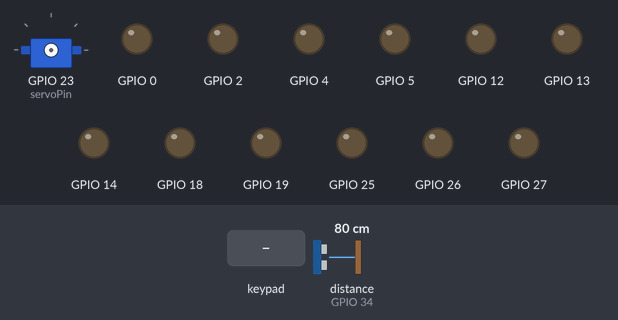
Bench run of a sketch on a simulated ESP32. Parts: servo, output pins drawn as LEDs (lit = HIGH). Wiring (inferred from the names in the program): ultrasonic range finder: trigger GPIO 33; echo GPIO 34. The test bench sets the inputs (shaded band); at power-on: distance to the obstacle (sensor on GPIO 34) 80 cm. The echo pulse lasts 58.3 µs per cm; servo pulses on a pin are drawn as a servo (544–2400 µs = 0–180°); pins used as bus, display or sensor lines are not drawn.

Above: at 1.2 s.
1.3 s: key 'U' pressed
At 1.56 s:
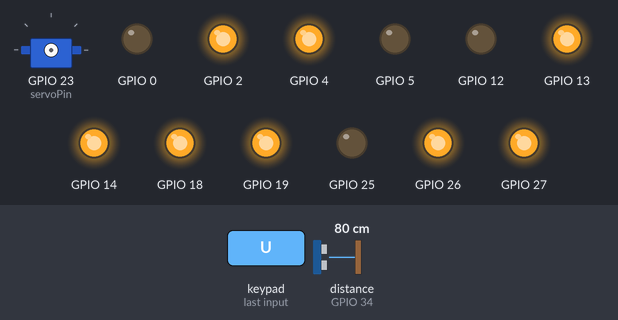
3.2 s: key 'D' pressed
At 3.45 s:
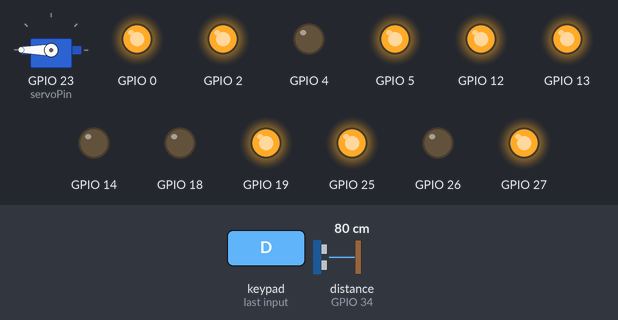
5.1 s: key 'L' pressed
At 5.34 s:
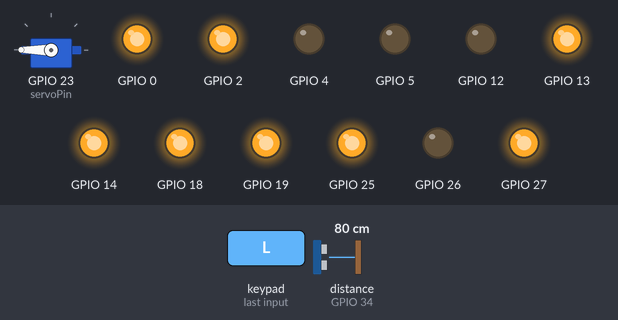
7.0 s: key 'R' pressed
At 7.23 s:
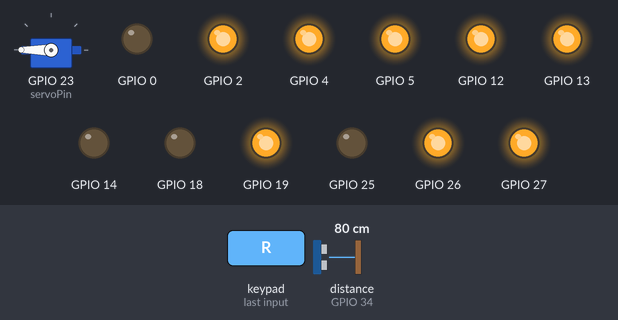
8.9 s: key 'U' pressed
At 10.1 s:
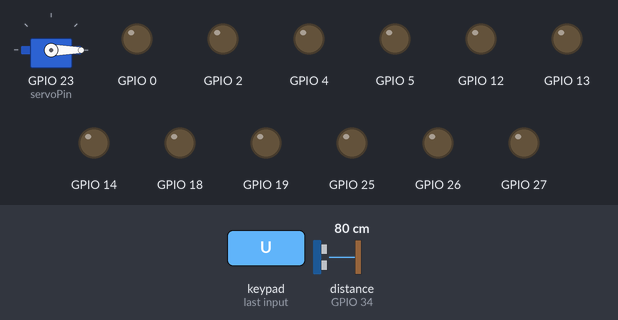
10.9 s: key 'L' pressed
At 11.18 s:
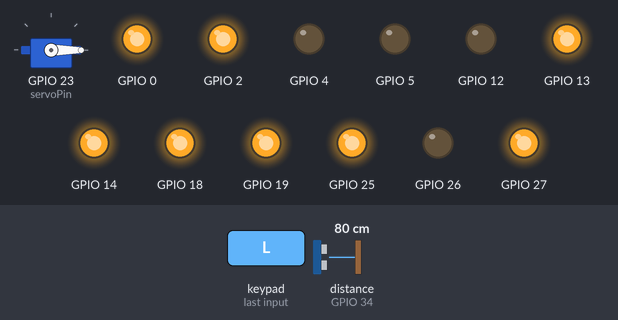
Timing chart, 0 to 13.9 s (numbered marks = the images above; inputs shaded):
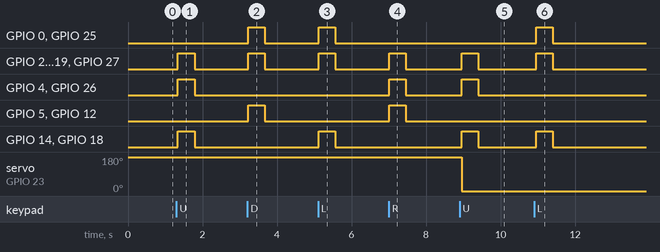

The sketch:

CONTROL_COMPLETO.ino
```cpp
#include <DabbleESP32.h>

//Ultrasonidos pines
const int Trigger = 33;
const int Echo = 34;

// servo pines
const int servoPin = 23;
const int servoChannel = 0;
const int servoFreq = 50;
const int servoResolution = 16;

// Posicion inicial del servo
int posicionServo = 0;

// Estructura motores
struct Motor {
  int in1;
  int in2;
  int en;
};

// Motores pines
Motor motorA = {26, 25, 27};
Motor motorB = {14, 12, 13};
Motor motorC = {18, 5, 19};
Motor motorD = {4, 0, 2};

// Configuración Bluetooth
#define BLUETOOTH_NAME "DabbleESP32Car"


void setupMotor(Motor m) {
  pinMode(m.in1, OUTPUT);
  pinMode(m.in2, OUTPUT);
  pinMode(m.en, OUTPUT);
}

//Direcion motor
void setMotor(Motor m, int direction, int speed) {
  speed = constrain(speed, 0, 255);

  if (direction == 1) { // adelante
    digitalWrite(m.in1, HIGH);
    digitalWrite(m.in2, LOW);

  } else if (direction == -1) { // atrás
    digitalWrite(m.in1, LOW);
    digitalWrite(m.in2, HIGH);

  } else { // parado
    digitalWrite(m.in1, LOW);
    digitalWrite(m.in2, LOW);
  }

  analogWrite(m.en, speed);
}

//Funcion del servo
void moverServo(int angulo) {
  angulo = constrain(angulo, 0, 180);

  if (angulo == posicionServo) return;
  posicionServo = angulo;

  int pulso = map(angulo, 0, 180, 500, 2400);
  int duty = (pulso * 65535) / 20000;

  ledcWrite(servoChannel, duty);
}

// Medir distancia ultrasonidos
long medirDistancia() {
  digitalWrite(Trigger, LOW);
  delayMicroseconds(5);

  digitalWrite(Trigger, HIGH);
  delayMicroseconds(10);
  digitalWrite(Trigger, LOW);

  long t = pulseIn(Echo, HIGH, 30000);
  long d = t / 59;
  return d;
}

void setup() {

  Dabble.begin(BLUETOOTH_NAME);

  setupMotor(motorA);
  setupMotor(motorB);
  setupMotor(motorC);
  setupMotor(motorD);

  pinMode(Trigger, OUTPUT);
  pinMode(Echo, INPUT);

  // Configurar SERVO
  ledcSetup(servoChannel, servoFreq, servoResolution);
  ledcAttachPin(servoPin, servoChannel);

  // Posicion inicial del servo hacia delante
  moverServo(0);
}


void loop() {

  Dabble.processInput();

  long distancia = medirDistancia();

  // Bloqueo avance por obstáculo
  bool obstaculoDelante = distancia > 0 && distancia < 12;

  if (GamePad.isUpPressed()) {

    // Cámara mirando delante
    moverServo(0);

    if (obstaculoDelante) {

      setMotor(motorA, 0, 0);
      setMotor(motorB, 0, 0);
      setMotor(motorC, 0, 0);
      setMotor(motorD, 0, 0);

    } else {

      setMotor(motorA, 1, 255);
      setMotor(motorB, 1, 255);
      setMotor(motorC, 1, 255);
      setMotor(motorD, 1, 255);
    }

  } else if (GamePad.isDownPressed()) {

    // Cámara mirando atrás
    moverServo(180);

    setMotor(motorA, -1, 255);
    setMotor(motorB, -1, 255);
    setMotor(motorC, -1, 255);
    setMotor(motorD, -1, 255);

  } else if (GamePad.isRightPressed()) {

    setMotor(motorA, 1, 255);
    setMotor(motorB, -1, 255);
    setMotor(motorC, -1, 255);
    setMotor(motorD, 1, 255);

  } else if (GamePad.isLeftPressed()) {

    setMotor(motorA, -1, 255);
    setMotor(motorB, 1, 255);
    setMotor(motorC, 1, 255);
    setMotor(motorD, -1, 255);

  } else {

    setMotor(motorA, 0, 0);
    setMotor(motorB, 0, 0);
    setMotor(motorC, 0, 0);
    setMotor(motorD, 0, 0);
  }

  delay(50);
}
```

Measured:
- after the input at 1.3 s, GPIO 2, GPIO 4, GPIO 13, GPIO 14, GPIO 18, GPIO 19, GPIO 26, GPIO 27: LOW → HIGH at once, → LOW 0.44 s later
- after the input at 3.2 s, GPIO 0, GPIO 2, GPIO 5, GPIO 12, GPIO 13, GPIO 19, GPIO 25, GPIO 27: LOW → HIGH at once, → LOW 0.44 s later
- after the input at 5.1 s, GPIO 0, GPIO 2, GPIO 13, GPIO 14, GPIO 18, GPIO 19, GPIO 25, GPIO 27: LOW → HIGH at once, → LOW 0.44 s later
- after the input at 7.0 s, GPIO 2, GPIO 4, GPIO 5, GPIO 12, GPIO 13, GPIO 19, GPIO 26, GPIO 27: LOW → HIGH at once, → LOW 0.44 s later
- after the input at 8.9 s, GPIO 2, GPIO 4, GPIO 13, GPIO 14, GPIO 18, GPIO 19, GPIO 26, GPIO 27: LOW → HIGH after 0.06 s, → LOW 0.44 s later; servo on GPIO 23 (servoPin): 180° → 0° after 0.06 s
- after the input at 10.9 s, GPIO 0, GPIO 2, GPIO 13, GPIO 14, GPIO 18, GPIO 19, GPIO 25, GPIO 27: LOW → HIGH after 0.06 s, → LOW 0.44 s later
